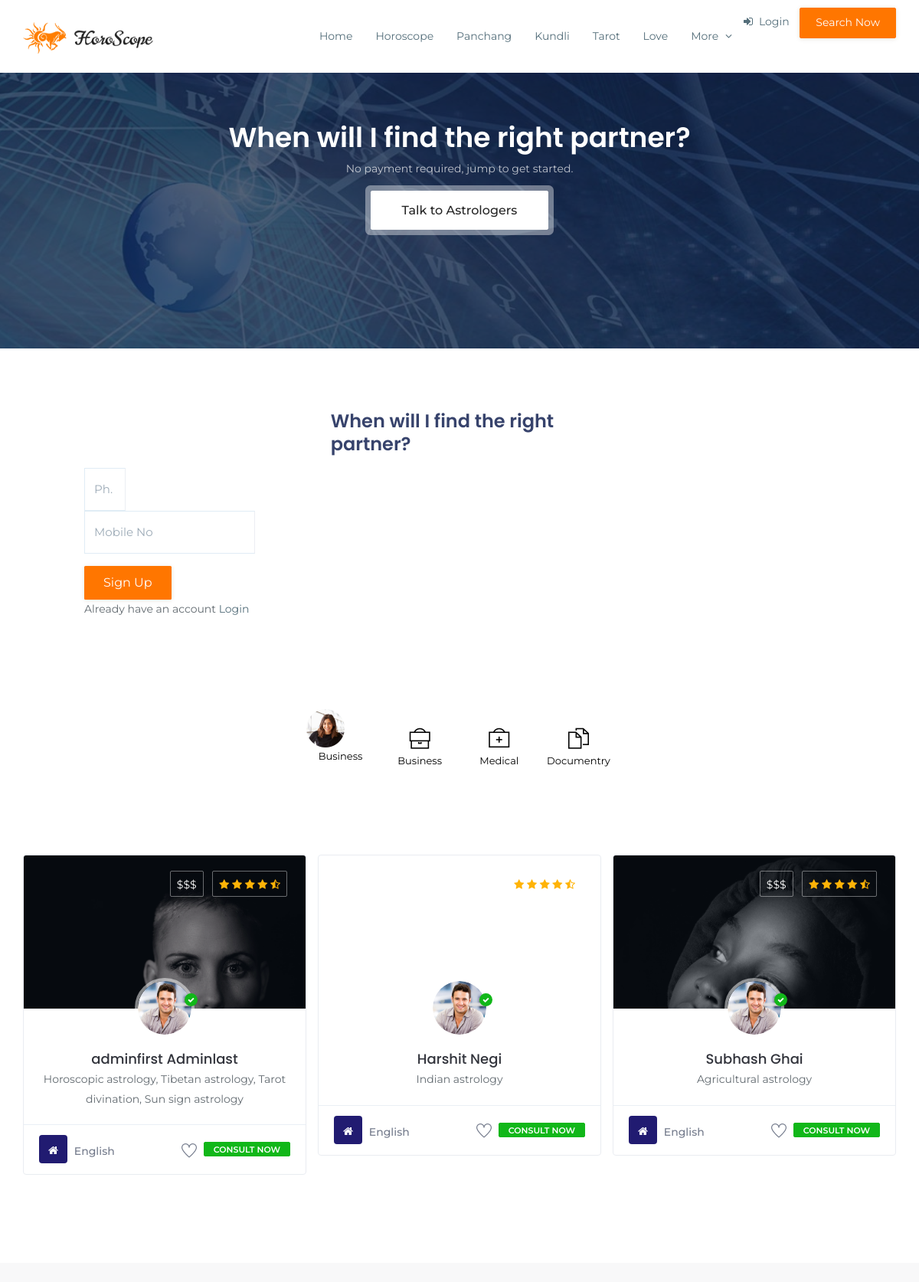
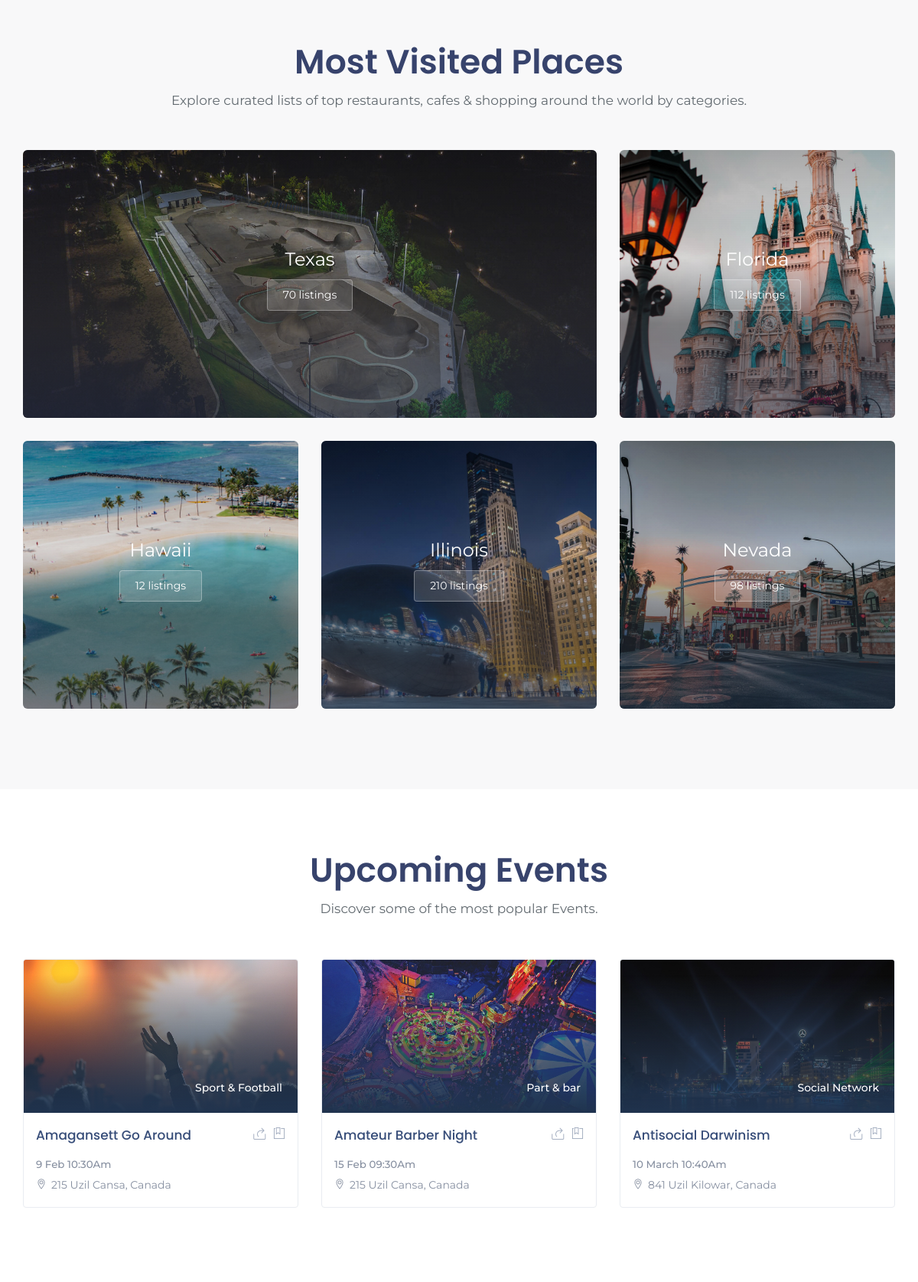
The page / (upper part) on the database its author committed (2 pictures, top to bottom).
### main/models.py (models this page shows, shortened)
class Astro_Profile(models.Model):
	LANGUAGES = (('English','English'),('Hindi','Hindi'),('Gujarati','Guarati'),('Marathi','Marathi'),('Tamil','Tamil'))
	SKILLS = (
	    ('Electional astrology','Electional astrology'),
        ('Horary astrology','Horary astrology'),
        ('Horoscopic astrology','Horoscopic astrology'),
        ('Indian astrology','Indian astrology'),
        ('Tibetan astrology','Tibetan astrology'),
        ('Western astrology','Western astrology'),
        ('Tropical astrology','Tropical astrology'),
        ('Agricultural astrology','Agricultural astrology'),
        ('Numerology','Numerology'),
        ('Tarot divination','Tarot divination'),
        ('Financial astrology','Financial astrology'),
        ('Locational astrology','Locational astrology'),
        ('Psychological astrology','Psychological astrology'),
        ('Sun sign astrology','Sun sign astrology'),
    )
	profile = models.OneToOneField(Profile, on_delete=models.CASCADE)
	skill = MultiSelectField(choices=SKILLS,max_choices=5)
	language = MultiSelectField(choices=LANGUAGES,max_choices=5)
	experience = models.IntegerField()
	location = models.CharField(max_length=200)
	about = models.CharField(max_length=200,null=True)

class Profile(models.Model):
	ROLE =(('Customer','Customer'),('Astrologer','Astrologer'),)
	user = models.OneToOneField(User, on_delete=models.CASCADE)
	profile_pic =  models.ImageField(default="imansyah-muhamad-putera-KchIV_GDy6U-unsplash.jpg", null=True, blank=True)
	user_role = models.CharField(max_length=30,choices=ROLE)

### main/views.py (the view)
# urls.py: path('',include('main.urls'), name='index'),
def index(request):
	astrologer = Astro_Profile.objects.all()
	return render(request,'index.html', {'astrologer':astrologer})

### main/templates/index.html (shortened to what this page needs)
{% extends 'templating.html' %}
{% load static %}
	{% block content %}
	<section class="cta center-bg " style="background: url({% static 'img/main_background.jpg' %})no-repeat">
		<div class="finding-overlay op-70"></div>
		<div class="container pt-80">
			<div class="row justify-content-center">
				<div class="col-lg-8 col-md-10">
					<div class="cta-sec text-center">
						<h1>When will I find the right partner?</h1>
						<p>No payment required, jump to get started.</p>
						<a href="" class="btn btn-cta">Talk to Astrologers</a>
					</div>
				</div>
			</div>
		</div>
	</section>
	<div class="container pt-80">
		<form>
			<fieldset class="home-form-1">
				<div class="row no-gutters justify-content-center seo-contact">
					<div class="col-lg-4 col-md-5">
						<div class="form-group">
								<h3>When will I find the right partner?</h3>
							</div>
						</div>
					</div>
					<div class="col-lg-1 col-md-4">
						<input type="text" class="form-control b-r" placeholder="Ph. Code">
					</div>
					<div class="col-lg-3 col-md-4">
						<div class="form-group">
							<input type="number" class="form-control b-r" placeholder="Mobile No">
						</div>
					</div>
					<div class="col-lg-4 col-md-3">
						<button type="submit" class="btn theme-btn seub-btn b-0" align="center">Sign Up</button>
						<p>Already have an account <a href="#">Login</a></p>
					</div>
				</div>
	</div>
	<div class="row justify-content-center">
		<div class="col-lg-10 col-md-12">
			<ul class="banner-cat-list">
				<li><a data-toggle="tooltip" data-original-title="Author Name" href="author-detail.html"><img src="{% static 'img/team-2.png' %}" alt="" width="50px;"><span>Business</span></a></li>
				<li><a href="#"><i class="ti-briefcase"></i><span>Business</span></a></li>
				<li><a href="#"><i class="ti-support"></i><span>Medical</span></a></li>
				<li><a href="#"><i class="ti-files"></i><span>Documentry</span></a></li>
			</ul>
		</div>
	</div>
			<section class="lst">
				<div class="container">
					<div class="owl-carousel" id="list-slide">
						{% for astro in astrologer %}
						<div class="list-grid-layout classical-layout">
							<div class="grid-layout-header">
								<a href="listing-detail.html" class="list-thumb">
									<img src="{{ astro.profile.profile_pic.url }}" class="img-fluid mx-auto" alt="">
								</a>
								<div class="gl-top-head">
									<div class="pr-rate gl-card">$$$</div>
									<div class="gl-rating gl-card">
										<i class="fa fa-star"></i>
										<i class="fa fa-star"></i>
										<i class="fa fa-star"></i>
										<i class="fa fa-star"></i>
										<i class="fa fa-star-half-o"></i>
									</div>
								</div>
							</div>
							<div class="grid-layout-body">
								<div class="gl-list-author">
									<a data-toggle="tooltip" data-original-title="Author Name" href="author-detail.html"><img src="assets/img/team-1.png" alt=""></a>
									<span class="verified-badge"><i class="fa fa-check"></i></span>
								</div>
								<div class="gl-list-caption">
									<h4><a href="listing-detail.html" class="list-title">{{ astro.profile.user.first_name }} {{ astro.profile.user.last_name }}</a></h4>
									<p class="gl-tagline">{{ astro.skill }}</p>
								</div>
							</div>
							<div class="grid-layout-footer">
								<a href="http://themezhub.com/">
									<div class="cat-icon-box rounded-circle cbg-1">
										<i class="fa fa-home"></i>
									</div>
									<div class="icon-box-text">{{ astro.language }}</div>
								</a>
								<div class="ft-loke">
									<a href="#"><i class="ti-heart"></i></a>
									<span class="list-status">CONSULT NOW</span>
								</div>
							</div>
						</div>
						{% endfor %}
					</div>
				</div>
			</section>
			<section class="gray">
				<div class="container">
					<div class="row">
						<div class="col text-center">
							<div class="sec-heading mx-auto">
								<h2>Most Visited Places</h2>
								<p>Explore curated lists of top restaurants, cafes & shopping around the world by categories.</p>
							</div>
						</div>
					</div>
					<div class="row">
						<div class="col-lg-8 col-md-8 col-sm-6">
							<div class="city-list-box">
								<a href="search-listing.html" class="city-list" data-background-image="assets/img/city/Texas.jpg">
									<div class="list-overlay"></div>
									<div class="category-box-content">
										<div class="city-names">Texas</div>
										<span>70 listings</span>
									</div>
									<div class="category-box-bg" style="background-image: url(assets/img/city/Texas.jpg);"></div>
								</a>
							</div>
						</div>
						<div class="col-lg-4 col-md-4 col-sm-6">
							<div class="city-list-box">
								<a href="search-listing.html" class="city-list" data-background-image="assets/img/city/Florida.jpg">
									<div class="list-overlay"></div>
									<div class="category-box-content">
										<div class="city-names">Florida</div>
										<span>112 listings</span>
									</div>
									<div class="category-box-bg" style="background-image: url(assets/img/city/Florida.jpg);"></div>
								</a>
							</div>
						</div>
						<div class="col-lg-4 col-md-4 col-sm-6">
							<div class="city-list-box">
								<a href="search-listing.html" class="city-list" data-background-image="assets/img/city/Hawaii.jpg">
									<div class="list-overlay"></div>
									<div class="category-box-content">
										<div class="city-names">Hawaii</div>
										<span>12 listings</span>
									</div>
									<div class="category-box-bg" style="background-image: url(assets/img/city/Hawaii.jpg);"></div>
								</a>
							</div>
						</div>
						<div class="col-lg-4 col-md-4 col-sm-6">
							<div class="city-list-box">
								<a href="search-listing.html" class="city-list" data-background-image="assets/img/city/Illinois.jpg">
									<div class="list-overlay"></div>
									<div class="category-box-content">
										<div class="city-names">Illinois</div>
										<span>210 listings</span>
									</div>
									<div class="category-box-bg" style="background-image: url(assets/img/city/Illinois.jpg);"></div>
								</a>
							</div>
						</div>
						<div class="col-lg-4 col-md-4 col-sm-6">
							<div class="city-list-box">
								<a href="search-listing.html" class="city-list" data-background-image="assets/img/city/Nevada.jpg">
									<div class="list-overlay"></div>
									<div class="category-box-content">
										<div class="city-names">Nevada</div>
										<span>98 listings</span>
									</div>
									<div class="category-box-bg" style="background-image: url(assets/img/city/Nevada.jpg);"></div>
								</a>
							</div>
						</div>
					</div>
				</div>
			</section>
			<section class="lst">
				<div class="container">
					<div class="row">
						<div class="col text-center">
							<div class="sec-heading mx-auto">
								<h2>Upcoming Events</h2>
								<p>Discover some of the most popular Events.</p>
							</div>
						</div>
					</div>
					<div class="row">
						<div class="col-lg-4 col-md-4 col-sm-6 mb-4">
							<div class="event-grid-wrap">
								<a href="event-detail.html">
									<div class="event-grid-header">
										<img src="assets/img/event-1.jpg" class="img-fluid mx-auto" alt="">
										<span class="event-grid-cat">Sport & Football</span>
									</div>
								</a>
								<div class="event-grid-caption">
									<div class="event-grid-caption-header">
										<h4 class="event-name"><a href="event-detail.html">Amagansett Go Around</a></h4>
										<div class="event-social-info">
											<a href="#"><i class="ti-share"></i></a>
											<a href="#"><i class="ti-bookmark-alt"></i></a>
										</div>
									</div>
									<span class="event-time-limit">9 Feb 10:30Am</span>
									<p><i class="ti-location-pin"></i>215 Uzil Cansa, Canada</p>
								</div>
							</div>
						</div>
						<div class="col-lg-4 col-md-4 col-sm-6 mb-4">
							<div class="event-grid-wrap">
								<a href="event-detail.html">
									<div class="event-grid-header">
										<img src="assets/img/event-2.jpg" class="img-fluid mx-auto" alt="">
										<span class="event-grid-cat">Part & bar</span>
									</div>
								</a>
								<div class="event-grid-caption">
									<div class="event-grid-caption-header">
										<h4 class="event-name"><a href="event-detail.html">Amateur Barber Night</a></h4>
										<div class="event-social-info">
											<a href="#"><i class="ti-share"></i></a>
											<a href="#"><i class="ti-bookmark-alt"></i></a>
										</div>
									</div>
									<span class="event-time-limit">15 Feb 09:30Am</span>
									<p><i class="ti-location-pin"></i>215 Uzil Cansa, Canada</p>
								</div>
							</div>
						</div>
						<div class="col-lg-4 col-md-4 col-sm-6 mb-4">
							<div class="event-grid-wrap">
								<a href="event-detail.html">
									<div class="event-grid-header">
										<img src="assets/img/event-3.jpg" class="img-fluid mx-auto" alt="">
										<span class="event-grid-cat">Social Network</span>
									</div>
								</a>
								<div class="event-grid-caption">
									<div class="event-grid-caption-header">
										<h4 class="event-name"><a href="event-detail.html">Antisocial Darwinism</a></h4>
										<div class="event-social-info">
											<a href="#"><i class="ti-share"></i></a>
											<a href="#"><i class="ti-bookmark-alt"></i></a>
										</div>
									</div>
									<span class="event-time-limit">10 March 10:40Am</span>
									<p><i class="ti-location-pin"></i>841 Uzil Kilowar, Canada</p>
								</div>
							</div>
						</div>
					</div>
				</div>
			</section>
			{% endblock %}

### rows shown on the page
Astro_Profile: profile.profile_pic (picture), profile.user.first_name "adminfirst", profile.user.last_name "Adminlast", skill "Horoscopic astrology, Tibetan astrology, Tarot divination, Sun sign astrology", language "English"
Astro_Profile: profile.user.first_name "Harshit", profile.user.last_name "Negi", skill "Indian astrology", language "English"
Astro_Profile: profile.profile_pic (picture), profile.user.first_name "Subhash", profile.user.last_name "Ghai", skill "Agricultural astrology", language "English"
